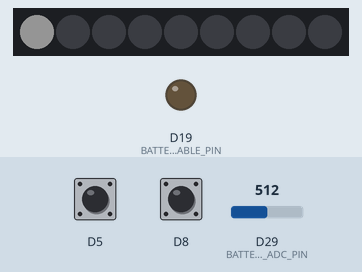
This sketch was run on a simulated Seeed XIAO (SAMD21). Parts: 9 RGB LEDs in strip order, left to right, output pins drawn as LEDs (lit = HIGH). The inputs (shaded band) are chosen by the test bench; at power-on: D5 HIGH, D8 HIGH, D29 (BATTERY_ADC_PIN) = 512 (analog values on the 0–1023 scale). Dim RGB values are drawn brighter than linear.

Above: at 1.2 s.
1.3 s: D5 pulled LOW for 1 s
At 2.25 s:
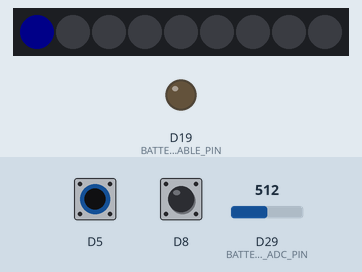
3.8 s: D8 pulled LOW for 0.15 s
At 8.3 s:
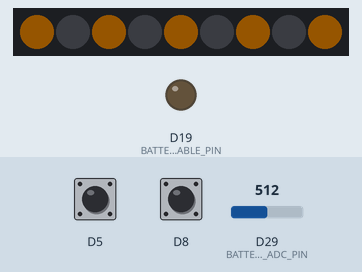
At 15.23 s:
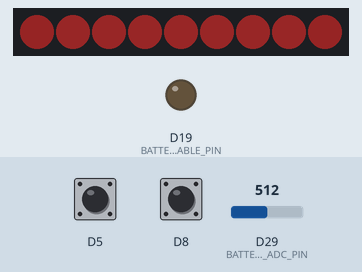
Timing chart, 0 to 16.7 s (numbered marks = the images above; inputs shaded):
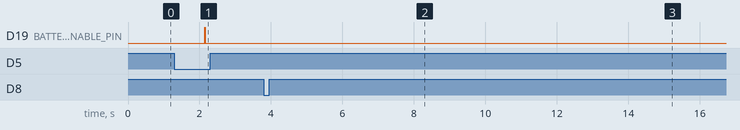

Measured:
- after the input at 1.3 s, D19 (BATTERY_READ_ENABLE_PIN): LOW → HIGH after 0.85 s, → LOW 0.01 s later; the LEDs: change after 0.86 s (image 1)
- after the input at 3.8 s, the LEDs: first change after 0.25 s (image 2 shows a later state)
- what the display in image 2 shows lasts 7.0 s, from 8.0 s to 15.0 s

The sketch:

firmware.ino
```cpp
#include "xiao_battery.h"
#include <Adafruit_NeoPixel.h>
#include <OneButton.h>

// --- Pin & Hardware Config ---
#define BUTTON_START D8
#define BUTTON_SELECT D5
#define LED_PIN D9
#define NUM_LEDS 9

// Load user configuration (exercises, colors, sleep settings)
#include "config.h"

const int NUM_EXERCISE = sizeof(exercises) / sizeof(exercises[0]);

// TODO: evaluate battery savings
const int FRAME_INTERVAL = 50; // ~ 20 FPS (1000ms / 50)

// CENTER finds the symmetric middle of the LED "strip" for measuring distances
const float CENTER = (NUM_LEDS - 1) / 2.0f;
// How far the brightness ring needs to grow to fully light the edge LEDs.
// Edges are CENTER away from the middle, plus one extra step so they end up fully lit (not just reached) by the time the ring finishes expanding.
const float MAX_RADIUS = CENTER + 1.0f;

// --- Hardware & State ---
Adafruit_NeoPixel strip(NUM_LEDS, LED_PIN, NEO_GRB + NEO_KHZ800);
XiaoBattery battery;

OneButton buttonStart;
OneButton buttonSelect;

bool running                   = false;
int currentExercise            = 0;
int currentPhase               = 0;
int currentRepeat              = 0;
int batteryLedCount            = 0;
unsigned long startTime        = 0;
unsigned long lastActivityTime = 0;
unsigned long lastFrameTime    = 0;

// --- Helper functions ---
void showIndicator() {
  strip.clear();
  strip.setPixelColor(exercises[currentExercise].ledIndex, COLOR_EXERCISE_INDICATOR[0], COLOR_EXERCISE_INDICATOR[1], COLOR_EXERCISE_INDICATOR[2]);
  strip.show();
}

void goToSleep() {
  strip.clear();
  strip.show();
  delay(50);
}

// --- Button callback functions ---
void onStartClick() {
  running = !running;

  // Reset state variables regardless of start/stop for clean next exercise
  currentPhase      = 0;
  currentRepeat     = 0;
  unsigned long now = millis();
  startTime         = now;
  lastActivityTime  = now;
  lastFrameTime     = now;

  if (!running) showIndicator();
}

void onSelectClick() {
  if (running) return;

  currentExercise = (currentExercise + 1) % NUM_EXERCISE;
  showIndicator();
  lastActivityTime = millis();
}

void onSelectLongPressStart() {
  if (running) return;

  // Get a single voltage reading, scale ×100, and cast to int (e.g. 3.85V → 385)
  int voltage = (int)(battery.GetBatteryVoltage() * 100);
  // Clamp input before mapping to guarantee map() stays within expected bounds
  voltage = constrain(voltage, BATTERY_MIN, BATTERY_MAX);
  // Convert 3.20V–4.20V (320–420) to 1–NUM_LEDS LEDs
  batteryLedCount = map(voltage, BATTERY_MIN, BATTERY_MAX, 1, NUM_LEDS);

  lastActivityTime = millis();
}

void duringSelectLongPress() {
  if (running) return;

  // Continuously render the battery indicator computed in onSelectLongPressStart
  strip.clear();
  for (int i = 0; i < batteryLedCount; i++)
    strip.setPixelColor(i, COLOR_BATTERY_INDICATOR[0], COLOR_BATTERY_INDICATOR[1], COLOR_BATTERY_INDICATOR[2]);
  strip.show();
}

void onSelectLongPressStop() {
  if (running) return;

  showIndicator();
  lastActivityTime = millis();
}

// --- Setup ---
void setup() {
  buttonStart.setup(BUTTON_START, INPUT_PULLUP, true);
  buttonStart.attachClick(onStartClick);

  buttonSelect.setup(BUTTON_SELECT, INPUT_PULLUP, true);
  buttonSelect.attachClick(onSelectClick);
  buttonSelect.attachLongPressStart(onSelectLongPressStart);
  buttonSelect.attachDuringLongPress(duringSelectLongPress);
  buttonSelect.attachLongPressStop(onSelectLongPressStop);

  battery.begin();

  strip.begin();
  strip.show();

  showIndicator();
  lastActivityTime = millis();
}

// --- Loop ---
void loop() {
  buttonStart.tick();
  buttonSelect.tick();

  unsigned long now = millis();

  if (!running) {
    if (now - lastActivityTime > SLEEP_TIMEOUT)
      goToSleep();
    return; // Not running - skip all breathing logic below
  }

  // 1) Logic Phase: Always runs
  // Get the duration of the current phase in milliseconds to match millis()
  unsigned long duration = exercises[currentExercise].phases[currentPhase] * 1000L;

  // Check whether the current breath phase duration has elapsed
  if (now - startTime >= duration) {

    // Find the next phase with a non-zero duration (zero-duration phases are skipped).
    // The loop is bounded to 4 steps, so it always terminates.
    int nextPhase = currentPhase;
    for (int i = 0; i < 4; i++) {
      nextPhase = (nextPhase + 1) % 4; // wraps 3→0
      if (exercises[currentExercise].phases[nextPhase] != 0) break;
    }

    // The next phase is not after the current one → we wrapped around, so one full cycle finished
    if (nextPhase <= currentPhase) {
      currentRepeat++;

      // Stop once all configured repeats are complete
      if (currentRepeat >= exercises[currentExercise].repeats) {
        running          = false;
        lastActivityTime = millis(); // Reset sleep timer
        showIndicator();
        return;
      }
    }

    currentPhase = nextPhase;

    startTime += duration; // exact phase length, not "= now"; prevents drift from late ticks
    // Return here: `duration` belongs to the phase that just ended, so rendering with it would be wrong.
    // The next loop() call recomputes it for the new phase.
    return;
  }

  // 2) Rendering Phase: Capped to FRAME_INTERVAL
  if (now - lastFrameTime >= FRAME_INTERVAL) {
    lastFrameTime = now;

    // Normalized 0.0→1.0 progress through the current breath phase, used for LED animation below
    // Example: 4s Inhale (duration = 4000ms):
    //   now = 1000ms → progress = 0.25 (25% done)
    //   now = 1300ms → progress = 0.325 (32.5% done)
    float progress = (float)(now - startTime) / duration;

    strip.clear();

    if (currentPhase == 0) { // INHALE: brightness ring expands outward from the center LED

      // Maps progress to a continuous radius growing outward from the center LED (0.0 -> MAX_RADIUS).
      float radius = progress * MAX_RADIUS;

      for (int i = 0; i < NUM_LEDS; i++) {

        // For NUM_LEDS = 9:
        // LED Index:  0  1  2  3  4 (center)  5  6  7  8
        // Distance:   4  3  2  1      0       1  2  3  4
        float distance = abs(i - CENTER);

        // Calculate brightness for this specific LED (i) alone, by comparing its own distance to the current radius
        // < 0.0 : radius hasn't reached this LED yet (Off)
        // 0 - 1 : radius is currently passing this LED's distance (Partial brightness)
        // > 1.0 : radius has grown past this LED already (Fully lit)
        //
        // Example (applied across the whole strip): at radius 1.5, the center LED (distance 0)
        // is fully lit, the LEDs one step out (distance 1) are 50% lit, and LEDs farther away (distance 2+) are still off.
        float intensity = constrain(radius - distance, 0.0f, 1.0f);

        strip.setPixelColor(i,
                            round(COLOR_INHALE[0] * intensity),
                            round(COLOR_INHALE[1] * intensity),
                            round(COLOR_INHALE[2] * intensity));
      }

    } else if (currentPhase == 1) { // HOLD_IN: even-indexed LEDs lit
      for (int i = 0; i < NUM_LEDS; i++) {
        if (i % 2 == 0)
          strip.setPixelColor(i, COLOR_HOLD[0], COLOR_HOLD[1], COLOR_HOLD[2]);
      }

    } else if (currentPhase == 2) { // EXHALE: brightness ring shrinks from the edges back to the center

      // Same continuous radius logic as INHALE, but the progress value is inverted (1.0 -> 0.0).
      // The ring shrinks from MAX_RADIUS down to 0.
      float radius = (1.0f - progress) * MAX_RADIUS;

      for (int i = 0; i < NUM_LEDS; i++) {

        // How far this LED is from the center LED (symmetric on both sides)
        float distance = abs(i - CENTER);

        // Calculate brightness for this specific LED (i) as the radius shrinks
        // < 0.0 : radius has already shrunk past this LED (Off)
        // 0 - 1 : radius is currently receding through this LED's distance (Fading out based on the fraction)
        // > 1.0 : radius hasn't shrunk past this LED yet (Still fully lit)
        //
        // Example (applied across the whole strip): at radius 2.8, the center LED (distance 0)
        // and the LEDs one step out (distance 1) are still fully lit, the LEDs two steps out
        // (distance 2) are fading (80% lit), and LEDs farther away (distance 3+) are already off.
        float intensity = constrain(radius - distance, 0.0f, 1.0f);

        strip.setPixelColor(i,
                            // round() so low channel values like {0,0,1} still light even below intensity 1.0;
                            // without it, values just below 1.0 truncate to 0 instead.
                            // e.g. with {0,0,1}, an edge LED at EXHALE start could go straight to off.
                            round(COLOR_EXHALE[0] * intensity),
                            round(COLOR_EXHALE[1] * intensity),
                            round(COLOR_EXHALE[2] * intensity));
      }

    } else { // (currentPhase == 3) HOLD_OUT : odd-indexed LEDs lit
      for (int i = 0; i < NUM_LEDS; i++) {
        if (i % 2 != 0)
          strip.setPixelColor(i, COLOR_HOLD[0], COLOR_HOLD[1], COLOR_HOLD[2]);
      }
    }

    strip.show();
  }
}

// loop() tick:
// │
// ├─ [1] LOGIC PHASE (uncapped - runs every tick for timing precision)
// │   ├─ Compute phase duration and check if elapsed
// │   └─ If elapsed:
// │       ├─ Find the next non-zero phase; if that wraps past the end of the cycle, increment repeats
// │       ├─ If whole exercise finished (repeat count reached): stop running and return early
// │       └─ Otherwise: update startTime
// │
// └─ [2] RENDERING PHASE (capped to FRAME_INTERVAL)
//     └─ If FRAME_INTERVAL elapsed:
//         ├─ Compute progress (0.0→1.0)
//         ├─ Inhale / Exhale / Hold In / Hold Out: render this phase's LED pattern (see inline comments)
//         └─ strip.show() after all LEDs are set pushes the new colors at once
```

xiao_battery.h
```cpp
#ifndef XIAO_BATTERY_H
#define XIAO_BATTERY_H

#include <Arduino.h>

#define BATTERY_READ_ENABLE_PIN 19 // High = Enable Reading / Low = Power Save
#define BATTERY_ADC_PIN 29         // Analog input, voltage divider ratio 1:1 (470K/470K)

class XiaoBattery {
public:
  XiaoBattery() {}

  void begin() {
    pinMode(BATTERY_READ_ENABLE_PIN, OUTPUT);
    analogReadResolution(12);
  }

  float GetBatteryVoltage() {
    // Turn ON the voltage divider circuit
    digitalWrite(BATTERY_READ_ENABLE_PIN, HIGH);

    // Dummy read to wake the ADC; the first real read after enabling
    // tends to come out falsely low without this
    analogRead(BATTERY_ADC_PIN);

    delay(10); // let the divider settle

    uint16_t rawValue = analogRead(BATTERY_ADC_PIN);

    // Turn OFF the voltage divider circuit to save power
    digitalWrite(BATTERY_READ_ENABLE_PIN, LOW);

    // rawValue is the divided voltage on a 12-bit scale (0-4095) over
    // the 3.3V ADC reference; x2 undoes the 1:1 divider to get battery voltage
    const float conversion_factor = 3.3f / 4096.0f;
    float voltage = rawValue * conversion_factor * 2.0f;

    return voltage;
  }
};

#endif // XIAO_BATTERY_H
```

config.h
```cpp
#ifndef CONFIG_H
#define CONFIG_H

#include <Arduino.h>

struct Exercise {
  const char *name; // Exercise name
  int phases[4];    // {Inhale, Hold_In, Exhale, Hold_Out} time in seconds
  int repeats;      // Number of breath cycles
  int ledIndex;     // Indicator LED when selecting this exercise; starts counting at 0 for the first LED
};

// Exercise Settings:
// Add, remove or edit breathing exercises here:
const Exercise exercises[] = {
    {.name = "4-7-8",     .phases = {4, 7, 8, 0}, .repeats = 8, .ledIndex = 0},
    {.name = "Rectangle", .phases = {6, 3, 6, 3}, .repeats = 8, .ledIndex = 2},
    {.name = "Coherent",  .phases = {5, 0, 5, 0}, .repeats = 8, .ledIndex = 4},
    {.name = "Box",       .phases = {4, 4, 4, 4}, .repeats = 8, .ledIndex = 6},
    {.name = "1:2 Ratio", .phases = {4, 0, 8, 0}, .repeats = 8, .ledIndex = 8},
};

// Color Settings:
// Edit the {Red, Green, Blue} values (0-255) to change colors
// Higher values -> brighter, with a smoother inhale/exhale fade
//            COLOR_TYPE[3]               = {1-255, 1-255, 1-255}
const uint8_t COLOR_INHALE[3]             = {0, 20, 5};
const uint8_t COLOR_EXHALE[3]             = {24, 6, 6};
const uint8_t COLOR_HOLD[3]               = {21, 12, 0};
const uint8_t COLOR_EXERCISE_INDICATOR[3] = {20, 20, 20};
const uint8_t COLOR_BATTERY_INDICATOR[3]  = {0, 0, 10};

// Sleep Settings:
// How long (in milliseconds) the device stays idle before turning its LEDs off to save power
const unsigned long SLEEP_TIMEOUT = 60000; // 60 seconds

// Battery Settings: [you likely won't need to change this]
const int BATTERY_MIN = 320; // 3.20V - empty
const int BATTERY_MAX = 420; // 4.20V - full

#endif // CONFIG_H
```
